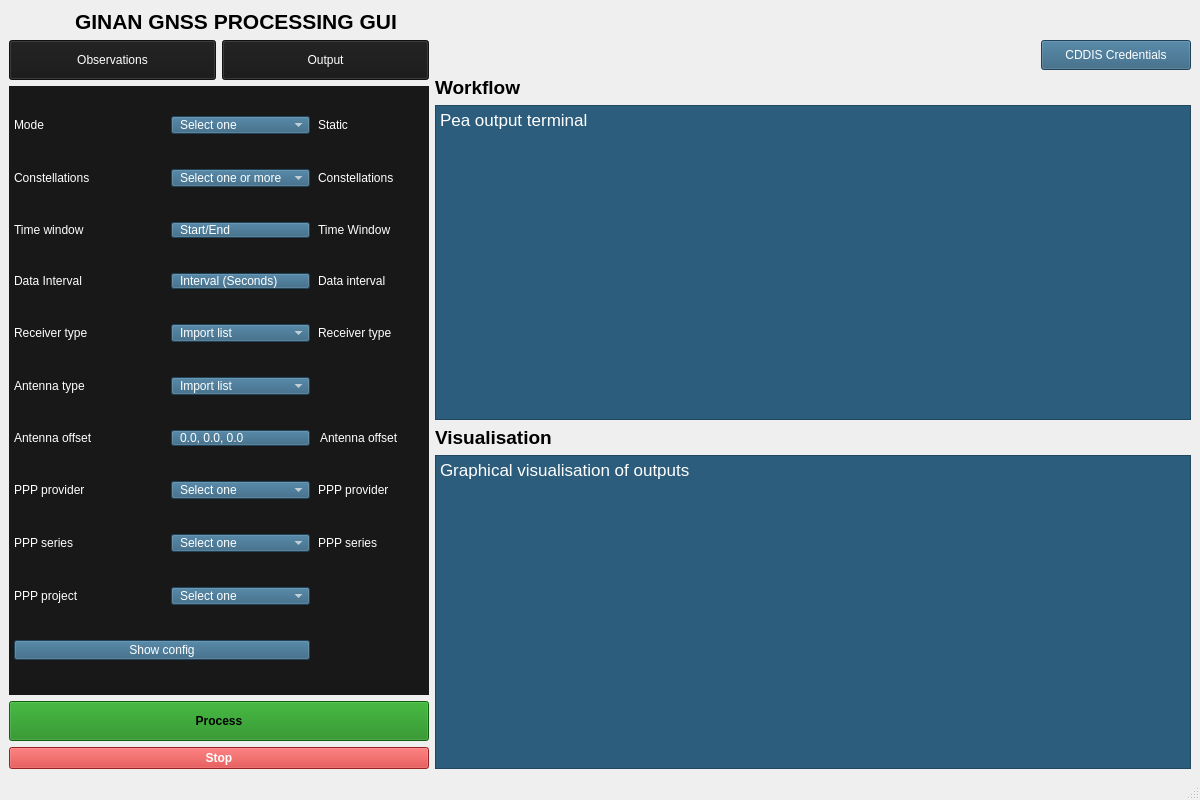
<?xml version="1.0" encoding="UTF-8"?>
<ui version="4.0">
 <class>MainWindow</class>
 <widget class="QMainWindow" name="MainWindow">
  <property name="geometry">
   <rect>
    <x>0</x>
    <y>0</y>
    <width>1200</width>
    <height>800</height>
   </rect>
  </property>
  <property name="windowTitle">
   <string>GINAN GNSS Processing</string>
  </property>
  <widget class="QWidget" name="centralwidget">
   <layout class="QVBoxLayout" name="verticalLayout">
    <item>
      <layout class="QHBoxLayout" name="headerLayout">
        <item>
          <widget class="QLabel" name="logoLabel">
            <property name="maximumSize">
              <size>
                <width>60</width>
                <height>60</height>
              </size>
            </property>
            <property name="scaledContents">
              <bool>true</bool>
            </property>
            <property name="pixmap">
              <pixmap>:/img/ginan-logo.png</pixmap>
            </property>
          </widget>
        </item>
        <item>
          <widget class="QLabel" name="titleLabel">
            <property name="font">
              <font>
                <pointsize>16</pointsize>
                <weight>75</weight>
                <bold>true</bold>
              </font>
            </property>
            <property name="text">
              <string>GINAN GNSS PROCESSING GUI</string>
            </property>
          </widget>
        </item>
      </layout>
    </item>
    <item>
     <layout class="QHBoxLayout" name="mainContentLayout">
      <item>
       <layout class="QVBoxLayout" name="leftSidebarLayout">
        <property name="sizeConstraint">
         <enum>QLayout::SizeConstraint::SetDefaultConstraint</enum>
        </property>
        <item>
         <layout class="QHBoxLayout" name="horizontalLayout">
          <item>
           <widget class="QPushButton" name="observationsButton">
            <property name="sizePolicy">
             <sizepolicy hsizetype="Preferred" vsizetype="Fixed">
              <horstretch>0</horstretch>
              <verstretch>0</verstretch>
             </sizepolicy>
            </property>
            <property name="minimumSize">
             <size>
              <width>0</width>
              <height>40</height>
             </size>
            </property>
            <property name="styleSheet">
             <string notr="true">QPushButton { 
	background-color: rgb(24, 24, 24);
	selection-background-color: rgb(12, 17, 109);
	color: rgb(255, 255, 255);
	border-color: rgb(189, 189, 189);
}

QPushButton:disabled {
	background-color: rgb(89, 89, 89);
}</string>
            </property>
            <property name="text">
             <string>Observations</string>
            </property>
           </widget>
          </item>
          <item>
           <widget class="QPushButton" name="outputButton">
            <property name="sizePolicy">
             <sizepolicy hsizetype="Fixed" vsizetype="Fixed">
              <horstretch>0</horstretch>
              <verstretch>0</verstretch>
             </sizepolicy>
            </property>
            <property name="minimumSize">
             <size>
              <width>0</width>
              <height>40</height>
             </size>
            </property>
            <property name="maximumSize">
             <size>
              <width>367</width>
              <height>16777215</height>
             </size>
            </property>
            <property name="styleSheet">
             <string notr="true">QPushButton { 
	background-color: rgb(24, 24, 24);
	selection-background-color: rgb(12, 17, 109);
	color: rgb(255, 255, 255);
	border-color: rgb(189, 189, 189);
}

QPushButton:disabled {
	background-color: rgb(89, 89, 89);
}</string>
            </property>
            <property name="text">
             <string>Output</string>
            </property>
           </widget>
          </item>
         </layout>
        </item>
        <item>
         <widget class="QFrame" name="Constellations">
          <property name="sizePolicy">
           <sizepolicy hsizetype="Minimum" vsizetype="Preferred">
            <horstretch>0</horstretch>
            <verstretch>0</verstretch>
           </sizepolicy>
          </property>
          <property name="styleSheet">
           <string notr="true">background-color: rgb(24, 24, 24);
color: rgb(255, 255, 255);</string>
          </property>
          <property name="frameShape">
           <enum>QFrame::Shape::NoFrame</enum>
          </property>
          <layout class="QGridLayout" name="configGridLayout">
           <property name="sizeConstraint">
            <enum>QLayout::SizeConstraint::SetDefaultConstraint</enum>
           </property>
           <property name="leftMargin">
            <number>5</number>
           </property>
           <property name="topMargin">
            <number>5</number>
           </property>
           <property name="rightMargin">
            <number>5</number>
           </property>
           <property name="bottomMargin">
            <number>5</number>
           </property>
           <property name="horizontalSpacing">
            <number>8</number>
           </property>
           <property name="verticalSpacing">
            <number>10</number>
           </property>
           <item row="5" column="3">
            <widget class="QLabel" name="receiverTypeValue">
             <property name="sizePolicy">
              <sizepolicy hsizetype="Minimum" vsizetype="Preferred">
               <horstretch>0</horstretch>
               <verstretch>0</verstretch>
              </sizepolicy>
             </property>
             <property name="visible">
              <bool>false</bool>
             </property>
             <property name="text">
              <string>Receiver type</string>
             </property>
            </widget>
           </item>
           <item row="7" column="3">
            <widget class="QLineEdit" name="antennaOffsetValue">
             <property name="sizePolicy">
              <sizepolicy hsizetype="Minimum" vsizetype="Fixed">
               <horstretch>0</horstretch>
               <verstretch>0</verstretch>
              </sizepolicy>
             </property>
             <property name="visible">
              <bool>false</bool>
             </property>
             <property name="styleSheet">
              <string notr="true">background:transparent;border:none;</string>
             </property>
             <property name="text">
              <string>Antenna offset</string>
             </property>
             <property name="readOnly">
              <bool>true</bool>
             </property>
            </widget>
           </item>
           <item row="5" column="0">
            <widget class="QLabel" name="receiveTypeLabel">
             <property name="text">
              <string>Receiver type</string>
             </property>
            </widget>
           </item>
           <item row="4" column="0">
            <widget class="QLabel" name="dataIntervalLabel">
             <property name="text">
              <string>Data Interval</string>
             </property>
            </widget>
           </item>
           <item row="7" column="0">
            <widget class="QLabel" name="antennaOffsetLabel">
             <property name="text">
              <string>Antenna offset</string>
             </property>
            </widget>
           </item>
           <item row="4" column="3">
            <widget class="QLabel" name="dataIntervalValue">
             <property name="sizePolicy">
              <sizepolicy hsizetype="Minimum" vsizetype="Preferred">
               <horstretch>0</horstretch>
               <verstretch>0</verstretch>
              </sizepolicy>
             </property>
             <property name="visible">
              <bool>false</bool>
             </property>
             <property name="text">
              <string>Data interval</string>
             </property>
            </widget>
           </item>
           <item row="10" column="0">
            <widget class="QLabel" name="pppSeriesLabel">
             <property name="text">
              <string>PPP series</string>
             </property>
            </widget>
           </item>
           <item row="10" column="3">
            <widget class="QLabel" name="pppSeriesValue">
             <property name="sizePolicy">
              <sizepolicy hsizetype="Minimum" vsizetype="Preferred">
               <horstretch>0</horstretch>
               <verstretch>0</verstretch>
              </sizepolicy>
             </property>
             <property name="visible">
              <bool>false</bool>
             </property>
             <property name="text">
              <string>PPP series</string>
             </property>
            </widget>
           </item>
           <item row="27" column="0">
            <widget class="QLabel" name="showConfigValue">
             <property name="sizePolicy">
              <sizepolicy hsizetype="Minimum" vsizetype="Preferred">
               <horstretch>0</horstretch>
               <verstretch>0</verstretch>
              </sizepolicy>
             </property>
             <property name="visible">
              <bool>false</bool>
             </property>
             <property name="text">
              <string>Open Yaml config in editor</string>
             </property>
            </widget>
           </item>
           <item row="7" column="2">
            <widget class="QPushButton" name="antennaOffsetButton">
             <property name="sizePolicy">
              <sizepolicy hsizetype="Minimum" vsizetype="Fixed">
               <horstretch>0</horstretch>
               <verstretch>0</verstretch>
              </sizepolicy>
             </property>
             <property name="styleSheet">
              <string notr="true">background-color:#2c5d7c;color:white;padding:0px 8px;font:13pt &quot;Segoe UI&quot;;text-align:left;</string>
             </property>
             <property name="text">
              <string>0.0, 0.0, 0.0</string>
             </property>
            </widget>
           </item>
           <item row="3" column="3">
            <widget class="QLabel" name="timeWindowValue">
             <property name="sizePolicy">
              <sizepolicy hsizetype="Minimum" vsizetype="Preferred">
               <horstretch>0</horstretch>
               <verstretch>0</verstretch>
              </sizepolicy>
             </property>
             <property name="visible">
              <bool>false</bool>
             </property>
             <property name="text">
              <string>Time Window</string>
             </property>
            </widget>
           </item>
           <item row="3" column="0">
            <widget class="QLabel" name="timeWindowLabel">
             <property name="text">
              <string>Time window</string>
             </property>
            </widget>
           </item>
           <item row="6" column="3">
            <widget class="QLabel" name="antennaTypeValue">
             <property name="sizePolicy">
              <sizepolicy hsizetype="Minimum" vsizetype="Preferred">
               <horstretch>0</horstretch>
               <verstretch>0</verstretch>
              </sizepolicy>
             </property>
             <property name="visible">
              <bool>false</bool>
             </property>
            </widget>
           </item>
           <item row="6" column="0">
            <widget class="QLabel" name="antennaTypeLabel">
             <property name="text">
              <string>Antenna type</string>
             </property>
            </widget>
           </item>
           <item row="8" column="3">
            <widget class="QLabel" name="pppProviderValue">
             <property name="sizePolicy">
              <sizepolicy hsizetype="Minimum" vsizetype="Preferred">
               <horstretch>0</horstretch>
               <verstretch>0</verstretch>
              </sizepolicy>
             </property>
             <property name="visible">
              <bool>false</bool>
             </property>
             <property name="text">
              <string>PPP provider</string>
             </property>
            </widget>
           </item>
           <item row="8" column="2">
            <widget class="QComboBox" name="PPP_provider">
             <property name="sizePolicy">
              <sizepolicy hsizetype="Minimum" vsizetype="Fixed">
               <horstretch>0</horstretch>
               <verstretch>0</verstretch>
              </sizepolicy>
             </property>
             <property name="styleSheet">
              <string notr="true">background-color:#2c5d7c;color:white;padding:0px 8px;font:13pt &quot;Segoe UI&quot;;text-align:left;</string>
             </property>
             <item>
              <property name="text">
               <string>Select one</string>
              </property>
             </item>
            </widget>
           </item>
           <item row="8" column="0">
            <widget class="QLabel" name="pppProviderLabel">
             <property name="text">
              <string>PPP provider</string>
             </property>
            </widget>
           </item>
           <item row="4" column="2">
            <widget class="QPushButton" name="dataIntervalButton">
             <property name="sizePolicy">
              <sizepolicy hsizetype="Minimum" vsizetype="Fixed">
               <horstretch>0</horstretch>
               <verstretch>0</verstretch>
              </sizepolicy>
             </property>
             <property name="styleSheet">
              <string notr="true">background-color:#2c5d7c;color:white;padding:0px 8px;font:13pt &quot;Segoe UI&quot;;text-align:left;</string>
             </property>
             <property name="text">
              <string>Interval (Seconds)</string>
             </property>
            </widget>
           </item>
           <item row="1" column="3">
            <widget class="QLabel" name="modeValue">
             <property name="visible">
              <bool>false</bool>
             </property>
             <property name="text">
              <string>Static</string>
             </property>
            </widget>
           </item>
           <item row="5" column="2">
            <widget class="QComboBox" name="Receiver_type">
             <property name="sizePolicy">
              <sizepolicy hsizetype="Minimum" vsizetype="Fixed">
               <horstretch>0</horstretch>
               <verstretch>0</verstretch>
              </sizepolicy>
             </property>
             <property name="styleSheet">
              <string notr="true">background-color:#2c5d7c;color:white;padding:0px 8px;font:13pt &quot;Segoe UI&quot;;text-align:left;</string>
             </property>
             <item>
              <property name="text">
               <string>Import list</string>
              </property>
             </item>
            </widget>
           </item>
           <item row="6" column="2">
            <widget class="QComboBox" name="Antenna_type">
             <property name="sizePolicy">
              <sizepolicy hsizetype="Minimum" vsizetype="Fixed">
               <horstretch>0</horstretch>
               <verstretch>0</verstretch>
              </sizepolicy>
             </property>
             <property name="styleSheet">
              <string notr="true">background-color:#2c5d7c;color:white;padding:0px 8px;font:13pt &quot;Segoe UI&quot;;text-align:left;</string>
             </property>
             <item>
              <property name="text">
               <string>Import list</string>
              </property>
             </item>
            </widget>
           </item>
           <item row="27" column="0" colspan="3">
            <widget class="QPushButton" name="showConfigButton">
             <property name="sizePolicy">
              <sizepolicy hsizetype="Minimum" vsizetype="Fixed">
               <horstretch>0</horstretch>
               <verstretch>0</verstretch>
              </sizepolicy>
             </property>
             <property name="styleSheet">
              <string notr="true">background-color:#2c5d7c;color:white;padding:2px 8px;font:13pt &quot;Segoe UI&quot;;text-align:center;</string>
             </property>
             <property name="text">
              <string>Show config</string>
             </property>
            </widget>
           </item>
           <item row="2" column="0">
            <widget class="QLabel" name="constellationsLabel">
             <property name="text">
              <string>Constellations</string>
             </property>
            </widget>
           </item>
           <item row="2" column="2">
            <widget class="QComboBox" name="Constellations_2">
             <property name="sizePolicy">
              <sizepolicy hsizetype="Minimum" vsizetype="Fixed">
               <horstretch>0</horstretch>
               <verstretch>0</verstretch>
              </sizepolicy>
             </property>
             <property name="styleSheet">
              <string notr="true">background-color:#2c5d7c;color:white;padding:0px 8px;font:13pt &quot;Segoe UI&quot;;text-align:left;</string>
             </property>
             <item>
              <property name="text">
               <string>Select one or more</string>
              </property>
             </item>
            </widget>
           </item>
           <item row="3" column="2">
            <widget class="QPushButton" name="timeWindowButton">
             <property name="sizePolicy">
              <sizepolicy hsizetype="Minimum" vsizetype="Fixed">
               <horstretch>0</horstretch>
               <verstretch>0</verstretch>
              </sizepolicy>
             </property>
             <property name="styleSheet">
              <string notr="true">background-color:#2c5d7c;color:white;padding:0px 8px;font:13pt &quot;Segoe UI&quot;;text-align:left;</string>
             </property>
             <property name="text">
              <string>Start/End</string>
             </property>
            </widget>
           </item>
           <item row="2" column="3">
            <widget class="QLabel" name="constellationsValue">
             <property name="visible">
              <bool>false</bool>
             </property>
             <property name="text">
              <string>Constellations</string>
             </property>
            </widget>
           </item>
           <item row="1" column="0">
            <widget class="QLabel" name="modeLabel">
             <property name="sizePolicy">
              <sizepolicy hsizetype="Minimum" vsizetype="Preferred">
               <horstretch>0</horstretch>
               <verstretch>0</verstretch>
              </sizepolicy>
             </property>
             <property name="text">
              <string>Mode</string>
             </property>
            </widget>
           </item>
           <item row="12" column="0">
            <widget class="QLabel" name="pppProjectLabel">
             <property name="minimumSize">
              <size>
               <width>0</width>
               <height>0</height>
              </size>
             </property>
             <property name="maximumSize">
              <size>
               <width>16777215</width>
               <height>16777215</height>
              </size>
             </property>
             <property name="text">
              <string>PPP project</string>
             </property>
            </widget>
           </item>
           <item row="1" column="2">
            <widget class="QComboBox" name="Mode">
             <property name="sizePolicy">
              <sizepolicy hsizetype="Minimum" vsizetype="Fixed">
               <horstretch>0</horstretch>
               <verstretch>0</verstretch>
              </sizepolicy>
             </property>
             <property name="styleSheet">
              <string notr="true">background-color:#2c5d7c;color:white;padding:0px 8px;font:13pt &quot;Segoe UI&quot;;text-align:left;</string>
             </property>
             <item>
              <property name="text">
               <string>Select one</string>
              </property>
             </item>
            </widget>
           </item>
           <item row="10" column="2">
            <widget class="QComboBox" name="PPP_series">
             <property name="sizePolicy">
              <sizepolicy hsizetype="Minimum" vsizetype="Fixed">
               <horstretch>0</horstretch>
               <verstretch>0</verstretch>
              </sizepolicy>
             </property>
             <property name="styleSheet">
              <string notr="true">background-color:#2c5d7c;color:white;padding:0px 8px;font:13pt &quot;Segoe UI&quot;;text-align:left;</string>
             </property>
             <item>
              <property name="text">
               <string>Select one</string>
              </property>
             </item>
            </widget>
           </item>
           <item row="12" column="2">
            <widget class="QComboBox" name="PPP_project">
             <property name="sizePolicy">
              <sizepolicy hsizetype="Minimum" vsizetype="Fixed">
               <horstretch>0</horstretch>
               <verstretch>0</verstretch>
              </sizepolicy>
             </property>
             <property name="styleSheet">
              <string notr="true">background-color:#2c5d7c;color:white;padding:0px 8px;font:13pt &quot;Segoe UI&quot;;text-align:left;</string>
             </property>
             <item>
              <property name="text">
               <string>Select one</string>
              </property>
             </item>
            </widget>
           </item>
          </layout>
         </widget>
        </item>
        <item>
         <widget class="QPushButton" name="processButton">
          <property name="sizePolicy">
           <sizepolicy hsizetype="Preferred" vsizetype="Fixed">
            <horstretch>0</horstretch>
            <verstretch>0</verstretch>
           </sizepolicy>
          </property>
          <property name="minimumSize">
           <size>
            <width>0</width>
            <height>40</height>
           </size>
          </property>
          <property name="styleSheet">
           <string notr="true">QPushButton { 
	color:black;font-weight:bold;
	background-color: rgb(21, 134, 19);
	border-color: rgb(189, 189, 189);
}

QPushButton:disabled {
	background-color: rgb(89, 89, 89);
}

</string>
          </property>
          <property name="text">
           <string>Process</string>
          </property>
         </widget>
        </item>
        <item>
         <widget class="QPushButton" name="stopAllButton">
          <property name="layoutDirection">
           <enum>Qt::LayoutDirection::LeftToRight</enum>
          </property>
          <property name="styleSheet">
           <string notr="true">
QPushButton { background-color: #d32f2f; color: white; font-weight: bold; }
QPushButton:hover { background-color: #b71c1c; }
QPushButton:pressed { background-color: #9a0007; }
QPushButton:disabled { background-color: rgb(120,120,120); }
            </string>
            </property>
          <property name="text">
           <string>Stop</string>
          </property>
         </widget>
        </item>
       </layout>
      </item>
      <item>
       <layout class="QVBoxLayout" name="rightLayout">
        <item>
         <layout class="QHBoxLayout" name="cddisCredentialsLayout">
          <item>
           <spacer name="horizontalSpacer">
            <property name="orientation">
             <enum>Qt::Orientation::Horizontal</enum>
            </property>
            <property name="sizeHint" stdset="0">
             <size>
              <width>40</width>
              <height>20</height>
             </size>
            </property>
           </spacer>
          </item>
          <item>
           <widget class="QPushButton" name="cddisCredentialsButton">
            <property name="minimumSize">
             <size>
              <width>150</width>
              <height>30</height>
             </size>
            </property>
            <property name="styleSheet">
             <string notr="true">background-color:#2c5d7c;
color:white;
padding:2px 8px;
font:13pt &quot;Segoe UI&quot;;
text-align:center;</string>
            </property>
            <property name="text">
             <string>CDDIS Credentials</string>
            </property>
           </widget>
          </item>
         </layout>
        </item>
        <item>
         <widget class="QLabel" name="workflowLabel">
          <property name="font">
           <font>
            <pointsize>14</pointsize>
            <bold>true</bold>
           </font>
          </property>
          <property name="text">
           <string>Workflow</string>
          </property>
         </widget>
        </item>
        <item>
         <widget class="QTextEdit" name="terminalTextEdit">
          <property name="styleSheet">
           <string notr="true">background-color:#2c5d7c;color:white;</string>
          </property>
          <property name="readOnly">
           <bool>true</bool>
          </property>
          <property name="html">
           <string>&lt;!DOCTYPE HTML PUBLIC &quot;-//W3C//DTD HTML 4.0//EN&quot; &quot;http://www.w3.org/TR/REC-html40/strict.dtd&quot;&gt;
&lt;html&gt;&lt;head&gt;&lt;meta name=&quot;qrichtext&quot; content=&quot;1&quot; /&gt;&lt;meta charset=&quot;utf-8&quot; /&gt;&lt;style type=&quot;text/css&quot;&gt;
p, li { white-space: pre-wrap; }
hr { height: 1px; border-width: 0; }
li.unchecked::marker { content: &quot;\2610&quot;; }
li.checked::marker { content: &quot;\2612&quot;; }
&lt;/style&gt;&lt;/head&gt;&lt;body style=&quot; font-family:'.AppleSystemUIFont'; font-size:13pt; font-weight:400; font-style:normal;&quot;&gt;
&lt;p style=&quot; margin-top:12px; margin-bottom:12px; margin-left:0px; margin-right:0px; -qt-block-indent:0; text-indent:0px;&quot;&gt;Pea output terminal&lt;/p&gt;&lt;/body&gt;&lt;/html&gt;</string>
          </property>
         </widget>
        </item>
        <item>
         <widget class="QLabel" name="visualisationLabel">
          <property name="font">
           <font>
            <pointsize>14</pointsize>
            <bold>true</bold>
           </font>
          </property>
          <property name="text">
           <string>Visualisation</string>
          </property>
         </widget>
        </item>
        <item>
         <widget class="QTextEdit" name="visualisationTextEdit">
          <property name="styleSheet">
           <string notr="true">background-color:#2c5d7c;color:white;</string>
          </property>
          <property name="readOnly">
           <bool>true</bool>
          </property>
          <property name="html">
           <string>&lt;!DOCTYPE HTML PUBLIC &quot;-//W3C//DTD HTML 4.0//EN&quot; &quot;http://www.w3.org/TR/REC-html40/strict.dtd&quot;&gt;
&lt;html&gt;&lt;head&gt;&lt;meta name=&quot;qrichtext&quot; content=&quot;1&quot; /&gt;&lt;meta charset=&quot;utf-8&quot; /&gt;&lt;style type=&quot;text/css&quot;&gt;
p, li { white-space: pre-wrap; }
hr { height: 1px; border-width: 0; }
li.unchecked::marker { content: &quot;\2610&quot;; }
li.checked::marker { content: &quot;\2612&quot;; }
&lt;/style&gt;&lt;/head&gt;&lt;body style=&quot; font-family:'.AppleSystemUIFont'; font-size:13pt; font-weight:400; font-style:normal;&quot;&gt;
&lt;p style=&quot; margin-top:12px; margin-bottom:12px; margin-left:0px; margin-right:0px; -qt-block-indent:0; text-indent:0px;&quot;&gt;Graphical visualisation of outputs&lt;/p&gt;&lt;/body&gt;&lt;/html&gt;</string>
          </property>
         </widget>
        </item>
       </layout>
      </item>
     </layout>
    </item>
   </layout>
  </widget>
  <widget class="QStatusBar" name="statusbar"/>
 </widget>
 <resources>
   <include location="../resources/ginan_logo.qrc"/>
 </resources>
 <connections/>
</ui>
